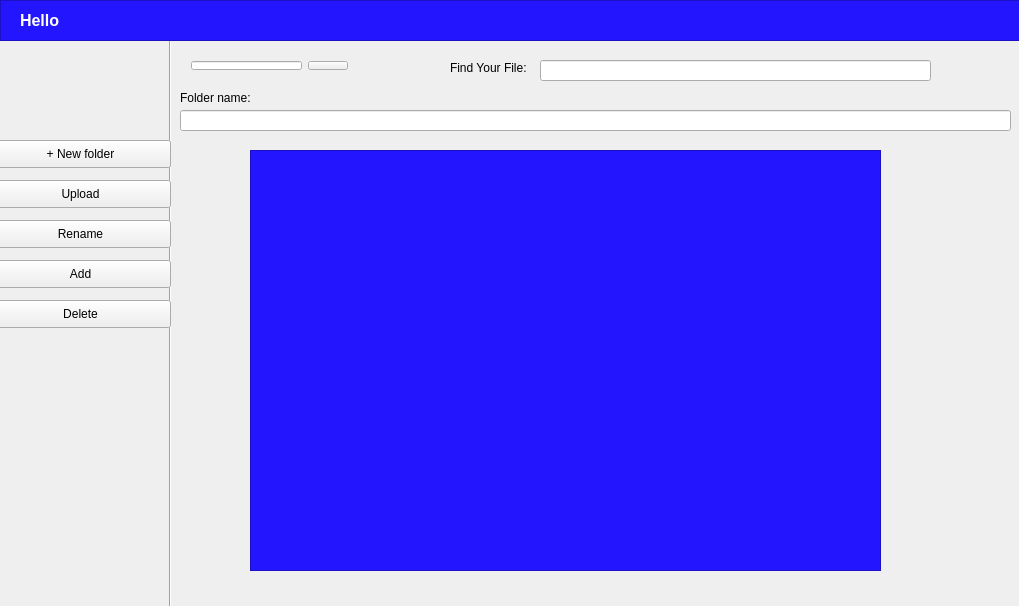
<?xml version="1.0" encoding="UTF-8"?>
<ui version="4.0">
 <class>App</class>
 <widget class="QWidget" name="App">
  <property name="geometry">
   <rect>
    <x>0</x>
    <y>0</y>
    <width>1019</width>
    <height>606</height>
   </rect>
  </property>
  <property name="windowTitle">
   <string>App</string>
  </property>
  <widget class="QLabel" name="label">
   <property name="geometry">
    <rect>
     <x>30</x>
     <y>30</y>
     <width>31</width>
     <height>21</height>
    </rect>
   </property>
   <property name="text">
    <string/>
   </property>
  </widget>
  <widget class="Line" name="line">
   <property name="geometry">
    <rect>
     <x>160</x>
     <y>30</y>
     <width>20</width>
     <height>601</height>
    </rect>
   </property>
   <property name="orientation">
    <enum>Qt::Vertical</enum>
   </property>
  </widget>
  <widget class="Line" name="line_3">
   <property name="geometry">
    <rect>
     <x>-10</x>
     <y>20</y>
     <width>821</width>
     <height>20</height>
    </rect>
   </property>
   <property name="orientation">
    <enum>Qt::Horizontal</enum>
   </property>
  </widget>
  <widget class="QPushButton" name="upload">
   <property name="geometry">
    <rect>
     <x>-10</x>
     <y>180</y>
     <width>181</width>
     <height>28</height>
    </rect>
   </property>
   <property name="text">
    <string>Upload</string>
   </property>
  </widget>
  <widget class="QPushButton" name="rename">
   <property name="geometry">
    <rect>
     <x>-10</x>
     <y>220</y>
     <width>181</width>
     <height>28</height>
    </rect>
   </property>
   <property name="text">
    <string>Rename</string>
   </property>
  </widget>
  <widget class="QGraphicsView" name="MenuBox_2">
   <property name="geometry">
    <rect>
     <x>0</x>
     <y>0</y>
     <width>1021</width>
     <height>41</height>
    </rect>
   </property>
   <property name="palette">
    <palette>
     <active>
      <colorrole role="Button">
       <brush brushstyle="SolidPattern">
        <color alpha="255">
         <red>36</red>
         <green>21</green>
         <blue>255</blue>
        </color>
       </brush>
      </colorrole>
      <colorrole role="Base">
       <brush brushstyle="SolidPattern">
        <color alpha="255">
         <red>36</red>
         <green>21</green>
         <blue>255</blue>
        </color>
       </brush>
      </colorrole>
      <colorrole role="Window">
       <brush brushstyle="SolidPattern">
        <color alpha="255">
         <red>36</red>
         <green>21</green>
         <blue>255</blue>
        </color>
       </brush>
      </colorrole>
      <colorrole role="Highlight">
       <brush brushstyle="SolidPattern">
        <color alpha="255">
         <red>0</red>
         <green>0</green>
         <blue>255</blue>
        </color>
       </brush>
      </colorrole>
     </active>
     <inactive>
      <colorrole role="Button">
       <brush brushstyle="SolidPattern">
        <color alpha="255">
         <red>36</red>
         <green>21</green>
         <blue>255</blue>
        </color>
       </brush>
      </colorrole>
      <colorrole role="Base">
       <brush brushstyle="SolidPattern">
        <color alpha="255">
         <red>36</red>
         <green>21</green>
         <blue>255</blue>
        </color>
       </brush>
      </colorrole>
      <colorrole role="Window">
       <brush brushstyle="SolidPattern">
        <color alpha="255">
         <red>36</red>
         <green>21</green>
         <blue>255</blue>
        </color>
       </brush>
      </colorrole>
      <colorrole role="Highlight">
       <brush brushstyle="SolidPattern">
        <color alpha="255">
         <red>0</red>
         <green>0</green>
         <blue>255</blue>
        </color>
       </brush>
      </colorrole>
     </inactive>
     <disabled>
      <colorrole role="Button">
       <brush brushstyle="SolidPattern">
        <color alpha="255">
         <red>36</red>
         <green>21</green>
         <blue>255</blue>
        </color>
       </brush>
      </colorrole>
      <colorrole role="Base">
       <brush brushstyle="SolidPattern">
        <color alpha="255">
         <red>36</red>
         <green>21</green>
         <blue>255</blue>
        </color>
       </brush>
      </colorrole>
      <colorrole role="Window">
       <brush brushstyle="SolidPattern">
        <color alpha="255">
         <red>36</red>
         <green>21</green>
         <blue>255</blue>
        </color>
       </brush>
      </colorrole>
      <colorrole role="Highlight">
       <brush brushstyle="SolidPattern">
        <color alpha="255">
         <red>0</red>
         <green>120</green>
         <blue>215</blue>
        </color>
       </brush>
      </colorrole>
     </disabled>
    </palette>
   </property>
   <property name="autoFillBackground">
    <bool>true</bool>
   </property>
   <property name="styleSheet">
    <string notr="true">background-color: rgb(36, 21, 255);</string>
   </property>
  </widget>
  <widget class="QPushButton" name="addNew">
   <property name="geometry">
    <rect>
     <x>-10</x>
     <y>140</y>
     <width>181</width>
     <height>28</height>
    </rect>
   </property>
   <property name="text">
    <string>+ New</string>
   </property>
  </widget>
  <widget class="QLabel" name="label_2">
   <property name="geometry">
    <rect>
     <x>20</x>
     <y>10</y>
     <width>51</width>
     <height>21</height>
    </rect>
   </property>
   <property name="palette">
    <palette>
     <active>
      <colorrole role="WindowText">
       <brush brushstyle="SolidPattern">
        <color alpha="255">
         <red>255</red>
         <green>255</green>
         <blue>255</blue>
        </color>
       </brush>
      </colorrole>
      <colorrole role="Text">
       <brush brushstyle="SolidPattern">
        <color alpha="255">
         <red>255</red>
         <green>255</green>
         <blue>255</blue>
        </color>
       </brush>
      </colorrole>
      <colorrole role="PlaceholderText">
       <brush brushstyle="SolidPattern">
        <color alpha="128">
         <red>255</red>
         <green>255</green>
         <blue>255</blue>
        </color>
       </brush>
      </colorrole>
     </active>
     <inactive>
      <colorrole role="WindowText">
       <brush brushstyle="SolidPattern">
        <color alpha="255">
         <red>255</red>
         <green>255</green>
         <blue>255</blue>
        </color>
       </brush>
      </colorrole>
      <colorrole role="Text">
       <brush brushstyle="SolidPattern">
        <color alpha="255">
         <red>255</red>
         <green>255</green>
         <blue>255</blue>
        </color>
       </brush>
      </colorrole>
      <colorrole role="PlaceholderText">
       <brush brushstyle="SolidPattern">
        <color alpha="128">
         <red>255</red>
         <green>255</green>
         <blue>255</blue>
        </color>
       </brush>
      </colorrole>
     </inactive>
     <disabled>
      <colorrole role="WindowText">
       <brush brushstyle="SolidPattern">
        <color alpha="255">
         <red>120</red>
         <green>120</green>
         <blue>120</blue>
        </color>
       </brush>
      </colorrole>
      <colorrole role="Text">
       <brush brushstyle="SolidPattern">
        <color alpha="255">
         <red>120</red>
         <green>120</green>
         <blue>120</blue>
        </color>
       </brush>
      </colorrole>
      <colorrole role="PlaceholderText">
       <brush brushstyle="SolidPattern">
        <color alpha="128">
         <red>0</red>
         <green>0</green>
         <blue>0</blue>
        </color>
       </brush>
      </colorrole>
     </disabled>
    </palette>
   </property>
   <property name="font">
    <font>
     <pointsize>12</pointsize>
     <weight>75</weight>
     <bold>true</bold>
    </font>
   </property>
   <property name="text">
    <string>Hello</string>
   </property>
  </widget>
  <widget class="QWidget" name="layoutWidget">
   <property name="geometry">
    <rect>
     <x>180</x>
     <y>50</y>
     <width>179</width>
     <height>31</height>
    </rect>
   </property>
   <layout class="QHBoxLayout" name="horizontalLayout">
    <item>
     <widget class="QLineEdit" name="lineEdit"/>
    </item>
    <item>
     <widget class="QPushButton" name="searchBtn">
      <property name="text">
       <string/>
      </property>
      <property name="icon">
       <iconset>
        <normaloff>search_icon.png</normaloff>search_icon.png</iconset>
      </property>
     </widget>
    </item>
   </layout>
  </widget>
  <widget class="QLineEdit" name="lineEditaddnew">
   <property name="geometry">
    <rect>
     <x>180</x>
     <y>110</y>
     <width>831</width>
     <height>21</height>
    </rect>
   </property>
  </widget>
  <widget class="QPushButton" name="new_folder">
   <property name="geometry">
    <rect>
     <x>-10</x>
     <y>140</y>
     <width>181</width>
     <height>28</height>
    </rect>
   </property>
   <property name="text">
    <string>+ New folder</string>
   </property>
  </widget>
  <widget class="QLabel" name="folderName">
   <property name="geometry">
    <rect>
     <x>180</x>
     <y>90</y>
     <width>101</width>
     <height>16</height>
    </rect>
   </property>
   <property name="text">
    <string>Folder name:</string>
   </property>
  </widget>
  <widget class="QPushButton" name="add">
   <property name="geometry">
    <rect>
     <x>-10</x>
     <y>260</y>
     <width>181</width>
     <height>28</height>
    </rect>
   </property>
   <property name="text">
    <string>Add</string>
   </property>
  </widget>
  <widget class="QTreeView" name="treeView">
   <property name="geometry">
    <rect>
     <x>250</x>
     <y>150</y>
     <width>631</width>
     <height>421</height>
    </rect>
   </property>
   <property name="styleSheet">
    <string notr="true">background-color: rgb(36, 21, 255);</string>
   </property>
  </widget>
  <widget class="QLabel" name="folderName_2">
   <property name="geometry">
    <rect>
     <x>450</x>
     <y>60</y>
     <width>101</width>
     <height>16</height>
    </rect>
   </property>
   <property name="text">
    <string>Find Your File:</string>
   </property>
  </widget>
  <widget class="QLineEdit" name="AddLine">
   <property name="geometry">
    <rect>
     <x>540</x>
     <y>60</y>
     <width>391</width>
     <height>21</height>
    </rect>
   </property>
  </widget>
  <widget class="QPushButton" name="deleteBtn">
   <property name="geometry">
    <rect>
     <x>-10</x>
     <y>300</y>
     <width>181</width>
     <height>28</height>
    </rect>
   </property>
   <property name="text">
    <string>Delete</string>
   </property>
  </widget>
 </widget>
 <layoutdefault spacing="6" margin="11"/>
 <resources/>
 <connections/>
</ui>
